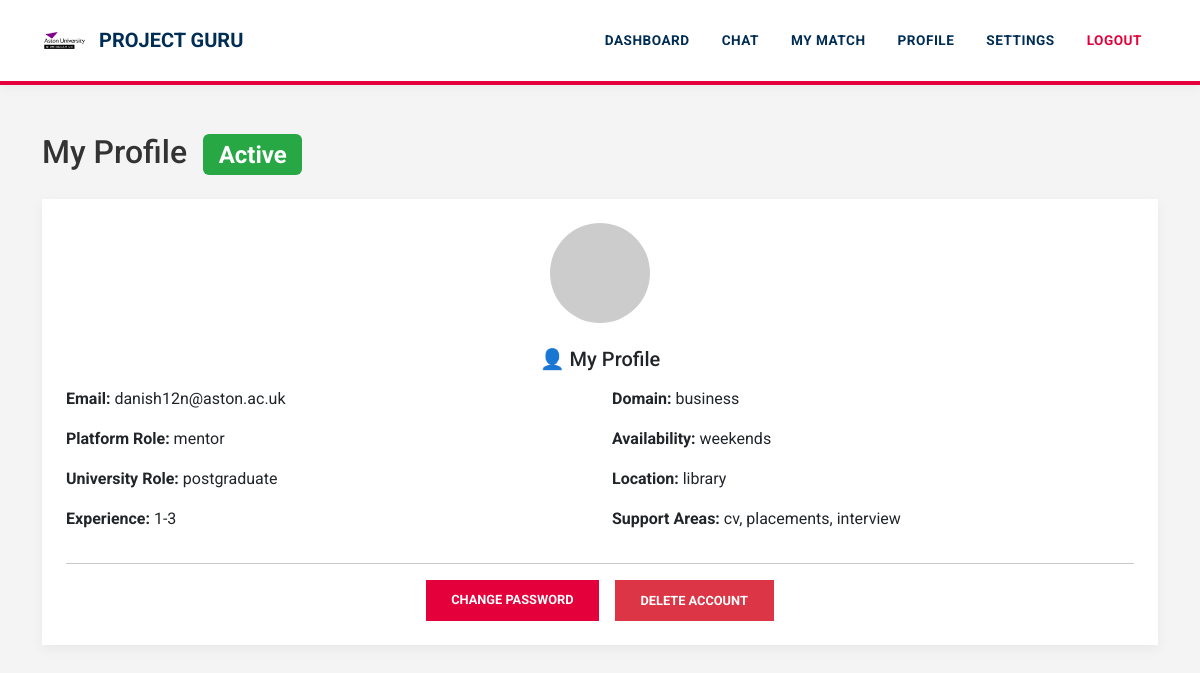
Screenshot of /profile (signed in) with the database file from the repository.
### tables this page shows
CREATE TABLE users (
    id INTEGER PRIMARY KEY AUTOINCREMENT,
    email TEXT UNIQUE,
    password TEXT,
    role TEXT,
    level TEXT,
    experience TEXT,
    domain TEXT,
    availability TEXT,
    location TEXT,
    status TEXT
, verification_code TEXT, is_verified INTEGER DEFAULT 0, reset_code TEXT);

CREATE TABLE questionnaires (
    id INTEGER PRIMARY KEY AUTOINCREMENT,
    user_id INTEGER,
    help_areas TEXT
);

### app.py (the view)
@app.route("/profile")
def profile():
    if "user_id" not in session:
        return redirect("/login")
    profile = get_active_profile()
    if not profile:
        return redirect("/dashboard")
    role = profile["role"]
    conn = get_db()
    user = conn.execute("""
        SELECT u.*, q.help_areas
        FROM users u
        LEFT JOIN questionnaires q ON u.id = q.user_id
        WHERE u.id=?
    """,(session["user_id"],)).fetchone()
    if role == "mentor":
        matches = conn.execute("""
            SELECT * FROM matches
            WHERE mentor_id=?
        """,(session["user_id"],)).fetchall()
    else:  # mentee
        matches = conn.execute("""
            SELECT * FROM matches
            WHERE mentee_id=?
        """,(session["user_id"],)).fetchall()
    conn.close()
    return render_template(
        "profile.html",
        user=user,
        matches=matches,
        role=role
    )

### app.py (called while the page is built)
def get_db():
    conn = sqlite3.connect("database.db", timeout=30)
    conn.row_factory = sqlite3.Row
    return conn

def get_active_profile():
    if "profile_id" not in session:
        return None
    conn = get_db()
    profile = conn.execute("""
        SELECT * FROM profiles
        WHERE id=? AND user_id=?
    """, (session["profile_id"], session["user_id"])).fetchone()
    conn.close()
    return profile

### templates/profile.html (shortened to what this page needs)
<!DOCTYPE html>
<html>
<head>
<link href="https://cdn.jsdelivr.net/npm/bootstrap@5.3.2/dist/css/bootstrap.min.css" rel="stylesheet">
</head>
<body>
{% include "navbar.html" %}
<div class="container mt-5">
<h2 class="mb-4">
My Profile
<span class="badge badge-status ms-2">Active</span>
</h2>
<div class="card shadow profile-card p-4">
<div class="text-center mb-4">
<img
src="https://ui-avatars.com/api/?name={{ user.email }}&background=6f2da8&color=fff&size=100"
class="avatar">
</div>
<h5 class="mb-3 text-center">👤 My Profile</h5>
<div class="row">
<div class="col-md-6">
<p><strong>Email:</strong> {{ user.email }}</p>
<p><strong>Platform Role:</strong> {{ user.role }}</p>
<p><strong>University Role:</strong> {{ user.level }}</p>
<p><strong>Experience:</strong> {{ user.experience }}</p>
</div>
<div class="col-md-6">
<p><strong>Domain:</strong> {{ user.domain }}</p>
<p><strong>Availability:</strong> {{ user.availability }}</p>
<p><strong>Location:</strong> {{ user.location }}</p>
<p><strong>Support Areas:</strong> {{ user.help_areas }}</p>
</div>
</div>
<hr>
<div class="d-flex justify-content-center gap-3">
<a href="/change_password" class="btn btn-primary">
Change Password
</a>
<a href="/delete_account" class="btn btn-danger">
Delete Account
</a>
</div>
</div>
</div>
</body>
</html>

### templates/profile.html (style rules this page uses)
body { background:#f7f3fb; }
.profile-card { border-radius:12px; }
.avatar { width:100px; height:100px; border-radius:50%; }
.badge-status { background:#28a745; font-size:14px; padding:6px 10px; }

### templates/navbar.html (style rules this page uses)
:root { --aston-navy: #002d54; --aston-red: #e4003a; --aston-grey: #f4f4f4; --aston-dark-grey: #333333; }
body { background-color: var(--aston-grey) !important; font-family: 'Roboto', Arial, sans-serif !important; color: var(--aston-dark-grey); }
.card { border: none !important; border-radius: 0 !important; box-shadow: 0 4px 12px rgba(0,0,0,0.05) !important; }
.btn { border-radius: 0 !important; font-weight: 700 !important; text-transform: uppercase; font-size: 0.8rem; padding: 10px 25px !important; }
.btn-primary { background-color: var(--aston-red) !important; border: none !important; }

### rows the page displays
users: email "danish12n@aston.ac.uk", role "mentor", level "postgraduate", experience "1-3", domain "business", availability "weekends", location "library"
questionnaires: help_areas "cv, placements, interview"
